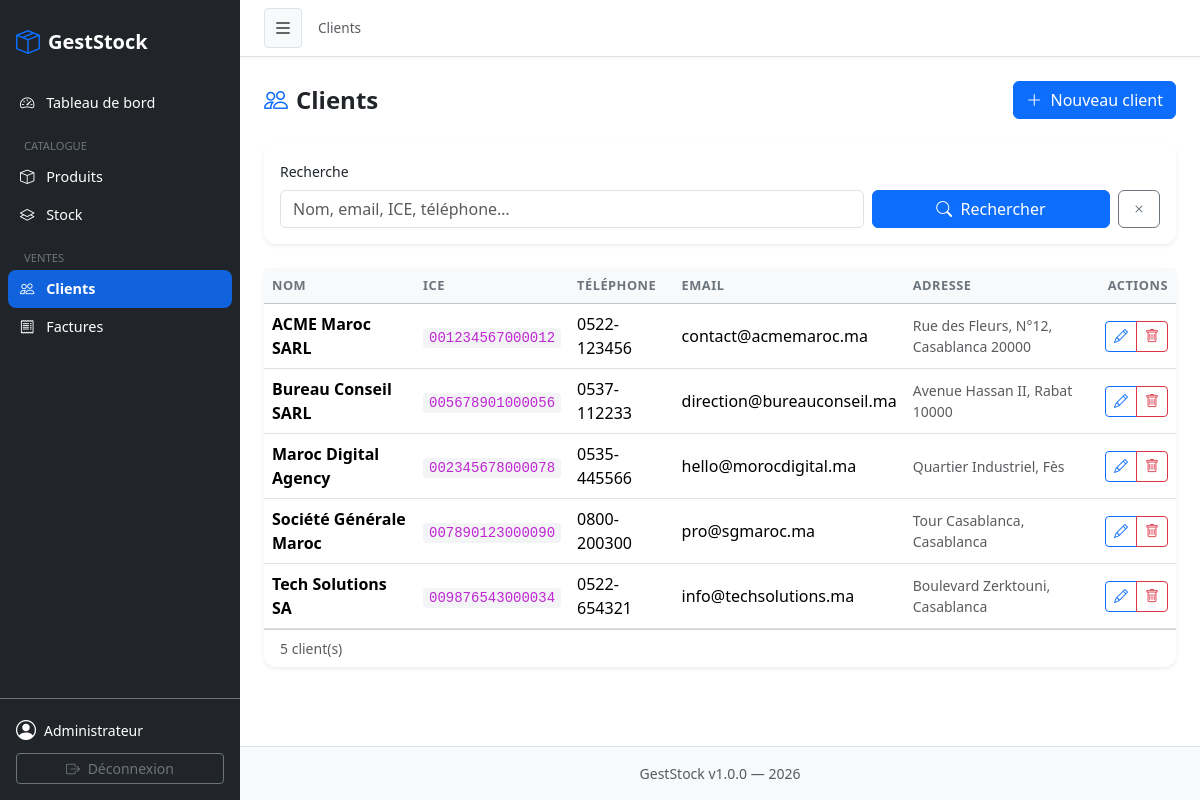
The page /clients (signed in) on the database its author committed.
### tables this page shows
CREATE TABLE `clients` (
  `id`         INT UNSIGNED NOT NULL AUTO_INCREMENT,
  `name`       VARCHAR(200) NOT NULL,
  `address`    TEXT             NULL,
  `ice`        VARCHAR(50)      NULL  COMMENT 'Identifiant Commun de l\'Entreprise',
  `phone`      VARCHAR(30)      NULL,
  `email`      VARCHAR(150)     NULL,
  `created_at` DATETIME     NOT NULL DEFAULT CURRENT_TIMESTAMP,
  PRIMARY KEY (`id`),
  KEY `idx_clients_name` (`name`)
);

### controllers/ClientController.php (called while the page is built, shortened)
<?php
require_once __DIR__ . '/../models/Client.php';
class ClientController
{
    private Client $client;
    public function __construct()
    {
        $this->client = new Client();
    }
    public function index(): void
    {
        $filters = ['search' => $_GET['search'] ?? ''];
        $clients = $this->client->all($filters);
        require __DIR__ . '/../views/clients/index.php';
    }
}

### config/app.php (called while the page is built, shortened)
<?php
function e(mixed $val): string
{
    return htmlspecialchars((string)$val, ENT_QUOTES | ENT_SUBSTITUTE, 'UTF-8');
}

### config/database.php (called while the page is built, shortened)
<?php
function db(): PDO
{
    static $pdo = null;
    if ($pdo === null) {
        $dsn = sprintf(
            'mysql:host=%s;port=%s;dbname=%s;charset=%s',
            DB_HOST, DB_PORT, DB_NAME, DB_CHARSET
        );
        $options = [
            PDO::ATTR_ERRMODE            => PDO::ERRMODE_EXCEPTION,
            PDO::ATTR_DEFAULT_FETCH_MODE => PDO::FETCH_ASSOC,
            PDO::ATTR_EMULATE_PREPARES   => false,
        ];
        try {
            $pdo = new PDO($dsn, DB_USER, DB_PASS, $options);
        } catch (PDOException $e) {
            die('<div style="font-family:sans-serif;color:#c0392b;padding:2rem;">
                    <h2>Erreur de connexion à la base de données</h2>
                    <p>' . htmlspecialchars($e->getMessage()) . '</p>
                 </div>');
        }
    }
    return $pdo;
}

### models/Client.php (called while the page is built, shortened)
<?php
class Client
{
    private PDO $db;
    public function __construct()
    {
        $this->db = db();
    }
    public function all(array $filters = []): array
    {
        $sql    = 'SELECT * FROM clients WHERE 1=1';
        $params = [];
        $sql .= ' ORDER BY name ASC';
        $stmt = $this->db->prepare($sql);
        $stmt->execute($params);
        return $stmt->fetchAll();
    }
}

### views/clients/index.php (the view, shortened to what this page needs)
<?php
require __DIR__ . '/../layout/header.php';
?>
<div class="d-flex flex-wrap align-items-center justify-content-between gap-2 mb-4">
  <h4 class="fw-bold mb-0"><i class="bi bi-people me-2 text-primary"></i>Clients</h4>
  <a href="<?= APP_URL ?>/clients/create" class="btn btn-primary">
    <i class="bi bi-plus-lg me-1"></i> Nouveau client
  </a>
</div>
<form method="GET" action="<?= APP_URL ?>/clients" class="card border-0 shadow-sm mb-4">
  <div class="card-body">
    <div class="row g-2 align-items-end">
      <div class="col-md-8">
        <label class="form-label small">Recherche</label>
        <input type="text" name="search" class="form-control" placeholder="Nom, email, ICE, téléphone…"
               value="<?= e($filters['search']) ?>">
      </div>
      <div class="col-md-4 d-flex gap-2">
        <button type="submit" class="btn btn-primary flex-fill">
          <i class="bi bi-search me-1"></i> Rechercher
        </button>
        <a href="<?= APP_URL ?>/clients" class="btn btn-outline-secondary">
          <i class="bi bi-x"></i>
        </a>
      </div>
    </div>
  </div>
</form>
<div class="card border-0 shadow-sm">
  <div class="card-body p-0">
    <?php if (empty($clients)): ?>
      <div class="p-5 text-center text-muted">
        <i class="bi bi-people fs-1 d-block mb-2"></i>
        Aucun client trouvé.
      </div>
    <?php else: ?>
      <div class="table-responsive">
        <table class="table table-hover align-middle mb-0">
          <thead class="table-light">
            <tr>
              <th>Nom</th>
              <th>ICE</th>
              <th>Téléphone</th>
              <th>Email</th>
              <th>Adresse</th>
              <th class="text-end">Actions</th>
            </tr>
          </thead>
          <tbody>
            <?php foreach ($clients as $c): ?>
              <tr>
                <td class="fw-semibold"><?= e($c['name']) ?></td>
                <td><code class="small"><?= e($c['ice'] ?? '—') ?></code></td>
                <td><?= e($c['phone'] ?? '—') ?></td>
                <td><?= e($c['email'] ?? '—') ?></td>
                <td class="text-muted small"><?= e($c['address'] ?? '—') ?></td>
                <td class="text-end">
                  <div class="btn-group btn-group-sm">
                    <a href="<?= APP_URL ?>/clients/edit?id=<?= $c['id'] ?>"
                       class="btn btn-outline-primary" title="Modifier">
                      <i class="bi bi-pencil"></i>
                    </a>
                    <button type="button" class="btn btn-outline-danger btn-delete"
                            title="Supprimer"
                            data-id="<?= $c['id'] ?>"
                            data-name="<?= e($c['name']) ?>"
                            data-action="<?= APP_URL ?>/clients/delete">
                      <i class="bi bi-trash"></i>
                    </button>
                  </div>
                </td>
              </tr>
            <?php endforeach; ?>
          </tbody>
        </table>
      </div>
    <?php endif; ?>
  </div>
  <div class="card-footer bg-transparent text-muted small">
    <?= count($clients) ?> client(s)
  </div>
</div>
<?php require __DIR__ . '/../layout/footer.php'; ?>

### public/css/app.css (style rules this page uses)
.card { border-radius: 12px; }
.table th { font-size: 0.8rem; text-transform: uppercase; letter-spacing: 0.04em; color: #6c757d; white-space: nowrap; }
.table td { vertical-align: middle; }
code { font-size: 0.82em; background: #f3f4f6; padding: 2px 6px; border-radius: 4px; color: #c026d3; }
.table-hover tbody tr { transition: background 0.1s; }

### rows shown on the page
clients: name "ACME Maroc SARL", ice "001234567000012", phone "0522-123456", email "contact@acmemaroc.ma", address "Rue des Fleurs, N°12, Casablanca 20000"
clients: name "Bureau Conseil SARL", ice "005678901000056", phone "0537-112233", email "direction@bureauconseil.ma", address "Avenue Hassan II, Rabat 10000"
clients: name "Maroc Digital Agency", ice "002345678000078", phone "0535-445566", email "hello@morocdigital.ma", address "Quartier Industriel, Fès"
clients: name "Société Générale Maroc", ice "007890123000090", phone "0800-200300", email "pro@sgmaroc.ma", address "Tour Casablanca, Casablanca"
clients: name "Tech Solutions SA", ice "009876543000034", phone "0522-654321", email "info@techsolutions.ma", address "Boulevard Zerktouni, Casablanca"

### other values the page prints
APP_NAME "GestStock"
$_SESSION['user_name'] "Administrateur"
$label "Clients"
count($clients) "5"
APP_VERSION "1.0.0"
